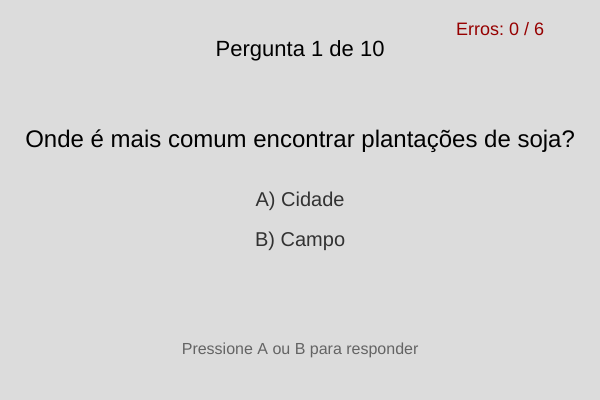
Frame 1 (no input)
Frame 60 (no input): identical to frame 1, image omitted
Frame 120 (the mouse pressed at the canvas centre since frame 60): identical to frame 1, image omitted

The p5.js sketch that drew this single still picture (run headless with seeded random() and noise() and a simulated clock; from frame 60 on, the mouse is pressed at the canvas centre):

// p5.js sketch
// ── sketch.js
let perguntas = [
  {
    pergunta: "Onde é mais comum encontrar plantações de soja?",
    opA: "Cidade",
    opB: "Campo",
    correta: "B"
  },
  {
    pergunta: "Onde geralmente se localizam os grandes prédios comerciais?",
    opA: "Campo",
    opB: "Cidade",
    correta: "B"
  },
  {
    pergunta: "Qual ambiente é mais associado ao ar puro e tranquilidade?",
    opA: "Campo",
    opB: "Cidade",
    correta: "A"
  },
  {
    pergunta: "Onde é mais fácil encontrar transporte público, como ônibus e metrô?",
    opA: "Campo",
    opB: "Cidade",
    correta: "B"
  },
  {
    pergunta: "Em qual local é mais comum encontrar criações de gado?",
    opA: "Campo",
    opB: "Cidade",
    correta: "A"
  },
  {
    pergunta: "Onde há mais hospitais especializados e centros de saúde de alta tecnologia?",
    opA: "Campo",
    opB: "Cidade",
    correta: "B"
  },
  {
    pergunta: "Qual ambiente tem maior densidade populacional (mais pessoas por área)?",
    opA: "Campo",
    opB: "Cidade",
    correta: "B"
  },
  {
    pergunta: "Onde é mais comum haver feiras agrícolas e produção artesanal?",
    opA: "Campo",
    opB: "Cidade",
    correta: "A"
  },
  {
    pergunta: "Onde geralmente há mais oportunidades de emprego em indústrias e serviços?",
    opA: "Campo",
    opB: "Cidade",
    correta: "B"
  },
  {
    pergunta: "Qual ambiente costuma ter mais áreas verdes naturais, como florestas e matas?",
    opA: "Campo",
    opB: "Cidade",
    correta: "A"
  }
];

let indexPergunta = 0;
let estado = "jogando"; // "jogando", "errado", "vitoria", "gameover"
let mensagemErroTimer = 0;
let erros = 0;

function setup() {
  createCanvas(600, 400);
  textAlign(CENTER, CENTER);
  textSize(20);
}

function draw() {
  background(220);

  if (estado === "jogando") {
    mostrarPergunta();
    mostrarErros();
  } else if (estado === "errado") {
    fill(255, 0, 0);
    textSize(32);
    text("Resposta errada!", width/2, height/2 - 30);
    textSize(20);
    text("Reiniciando as perguntas...", width/2, height/2 + 10);
    mostrarErros();

    mensagemErroTimer++;
    if (mensagemErroTimer > 120) { // 2 segundos
      indexPergunta = 0;
      estado = "jogando";
      mensagemErroTimer = 0;
    }
  } else if (estado === "vitoria") {
    fill(0, 150, 0);
    textSize(32);
    text("Parabéns! Você acertou tudo!", width/2, height/2 - 20);
    textSize(20);
    text("Obrigado por jogar!", width/2, height/2 + 20);
  } else if (estado === "gameover") {
    fill(150, 0, 0);
    textSize(32);
    text("Você perdeu!", width/2, height/2 - 20);
    textSize(20);
    text("Erros máximos atingidos: 6", width/2, height/2 + 20);
    text("Recarregue a página para tentar novamente.", width/2, height/2 + 60);
  }
}

function mostrarPergunta() {
  fill(0);
  textSize(22);
  text("Pergunta " + (indexPergunta + 1) + " de " + perguntas.length, width/2, 50);

  textSize(24);
  text(perguntas[indexPergunta].pergunta, width/2, height/2 - 60);

  textSize(20);
  fill(50);
  text("A) " + perguntas[indexPergunta].opA, width/2, height/2);
  text("B) " + perguntas[indexPergunta].opB, width/2, height/2 + 40);

  fill(100);
  textSize(16);
  text("Pressione A ou B para responder", width/2, height - 50);
}

function mostrarErros() {
  fill(150, 0, 0);
  textSize(18);
  text("Erros: " + erros + " / 6", width - 100, 30);
}

function keyPressed() {
  if (estado !== "jogando") return;

  let resposta = null;
  if (key === 'A' || key === 'a') {
    resposta = "A";
  } else if (key === 'B' || key === 'b') {
    resposta = "B";
  }

  if (resposta) {
    if (resposta === perguntas[indexPergunta].correta) {
      indexPergunta++;
      if (indexPergunta >= perguntas.length) {
        estado = "vitoria";
      }
    } else {
      erros++;
      if (erros >= 6) {
        estado = "gameover";
      } else if (erros >= 4) {
        estado = "errado";
        mensagemErroTimer = 0;
      } else {
        // Errou menos que 4 vezes, só continua normalmente (sem reiniciar perguntas)
        indexPergunta++;
        if (indexPergunta >= perguntas.length) {
          estado = "vitoria";
        }
      }
    }
  }
}
